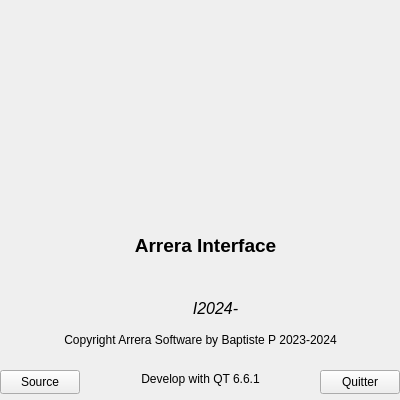
<?xml version="1.0" encoding="UTF-8"?>
<ui version="4.0">
 <class>CArreraApropos</class>
 <widget class="QMainWindow" name="CArreraApropos">
  <property name="geometry">
   <rect>
    <x>0</x>
    <y>0</y>
    <width>400</width>
    <height>400</height>
   </rect>
  </property>
  <property name="windowTitle">
   <string>CArreraApropos</string>
  </property>
  <widget class="QWidget" name="centralwidget">
   <widget class="QLabel" name="IDC_ICONAPP">
    <property name="geometry">
     <rect>
      <x>90</x>
      <y>10</y>
      <width>200</width>
      <height>200</height>
     </rect>
    </property>
    <property name="minimumSize">
     <size>
      <width>200</width>
      <height>200</height>
     </size>
    </property>
    <property name="maximumSize">
     <size>
      <width>200</width>
      <height>200</height>
     </size>
    </property>
    <property name="text">
     <string/>
    </property>
    <property name="pixmap">
     <pixmap resource="ArreraTheme.qrc">:/IconArrera/ArreraI2024.png</pixmap>
    </property>
    <property name="scaledContents">
     <bool>true</bool>
    </property>
   </widget>
   <widget class="QLabel" name="IDC_APPNAME">
    <property name="geometry">
     <rect>
      <x>90</x>
      <y>230</y>
      <width>231</width>
      <height>31</height>
     </rect>
    </property>
    <property name="font">
     <font>
      <pointsize>14</pointsize>
      <bold>true</bold>
     </font>
    </property>
    <property name="text">
     <string>Arrera Interface</string>
    </property>
    <property name="alignment">
     <set>Qt::AlignCenter</set>
    </property>
   </widget>
   <widget class="QLabel" name="IDC_APPVERSION">
    <property name="geometry">
     <rect>
      <x>90</x>
      <y>300</y>
      <width>251</width>
      <height>16</height>
     </rect>
    </property>
    <property name="font">
     <font>
      <pointsize>12</pointsize>
      <italic>true</italic>
     </font>
    </property>
    <property name="text">
     <string>I2024-</string>
    </property>
    <property name="alignment">
     <set>Qt::AlignCenter</set>
    </property>
   </widget>
   <widget class="QLabel" name="IDC_COPYWRITE">
    <property name="geometry">
     <rect>
      <x>0</x>
      <y>330</y>
      <width>401</width>
      <height>20</height>
     </rect>
    </property>
    <property name="text">
     <string>Copyright Arrera Software by Baptiste P 2023-2024</string>
    </property>
    <property name="alignment">
     <set>Qt::AlignCenter</set>
    </property>
   </widget>
   <widget class="QPushButton" name="IDC_QUIT">
    <property name="geometry">
     <rect>
      <x>320</x>
      <y>370</y>
      <width>80</width>
      <height>24</height>
     </rect>
    </property>
    <property name="text">
     <string>Quitter</string>
    </property>
   </widget>
   <widget class="QPushButton" name="IDC_SOURCE">
    <property name="geometry">
     <rect>
      <x>0</x>
      <y>370</y>
      <width>80</width>
      <height>24</height>
     </rect>
    </property>
    <property name="text">
     <string>Source</string>
    </property>
   </widget>
   <widget class="QLabel" name="label">
    <property name="geometry">
     <rect>
      <x>90</x>
      <y>370</y>
      <width>221</width>
      <height>18</height>
     </rect>
    </property>
    <property name="text">
     <string>Develop with QT 6.6.1</string>
    </property>
    <property name="alignment">
     <set>Qt::AlignCenter</set>
    </property>
   </widget>
  </widget>
 </widget>
 <resources>
  <include location="ArreraTheme.qrc"/>
 </resources>
 <connections/>
</ui>
